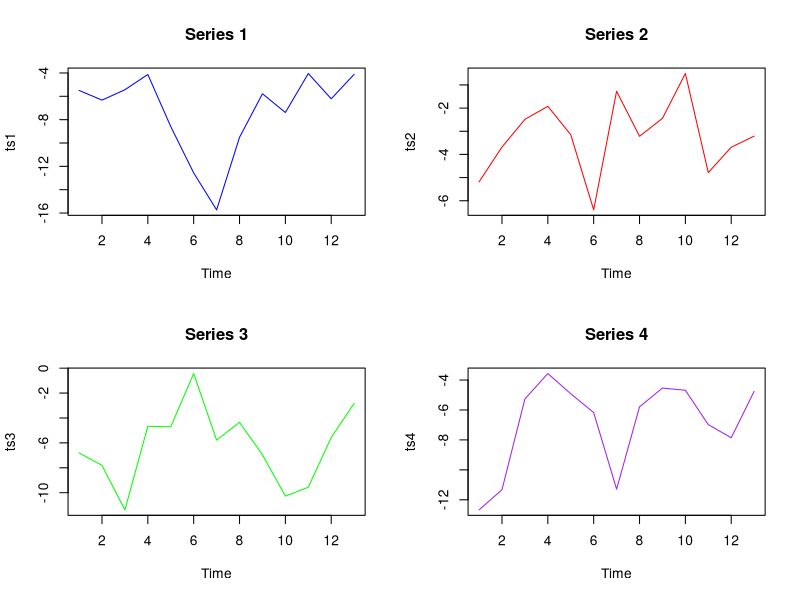

Recreate this plot in R.
# Q4:

# Q4A:

set.seed(315)
n <- 13
phi <- c(0.8, 0.1)  # AR coefficients
sigma_e <- sqrt(9)  # SD of white noise

# 4 AR(2) time series models:
ts1 <- arima.sim(n=n, model=list(ar=phi), sd=sigma_e)
ts2 <- arima.sim(n=n, model=list(ar=phi), sd=sigma_e)
ts3 <- arima.sim(n=n, model=list(ar=phi), sd=sigma_e)
ts4 <- arima.sim(n=n, model=list(ar=phi), sd=sigma_e)

# plot the time series mods
par(mfrow=c(2,2))
plot(ts1, type="l", main="Series 1", col="blue")
plot(ts2, type="l", main="Series 2", col="red")
plot(ts3, type="l", main="Series 3", col="green")
plot(ts4, type="l", main="Series 4", col="purple")

